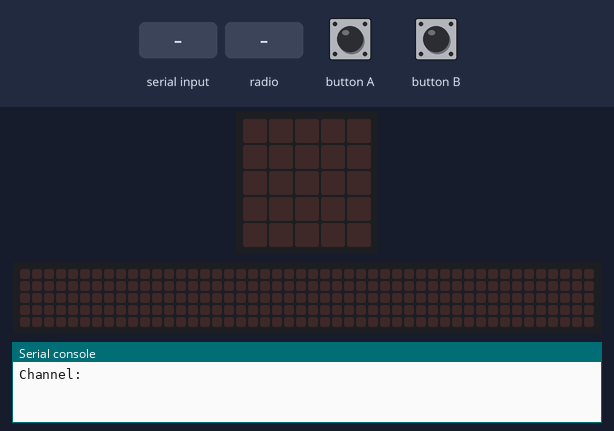
Bench run of a program on a simulated BBC micro:bit running MicroPython. Parts: the board's 5×5 LED display, a strip that is not on the board, showing the scrolling text unrolled, the last lines printed to the serial console. The test bench sets the inputs (shaded band). The 48×5 strip is a reading aid, not a part: it shows the text the display is scrolling, unrolled, one strip-width of it at a time.

Above: at 1.2 s.
1.3 s: "5" typed at the serial console, then Enter
At 2.3 s:
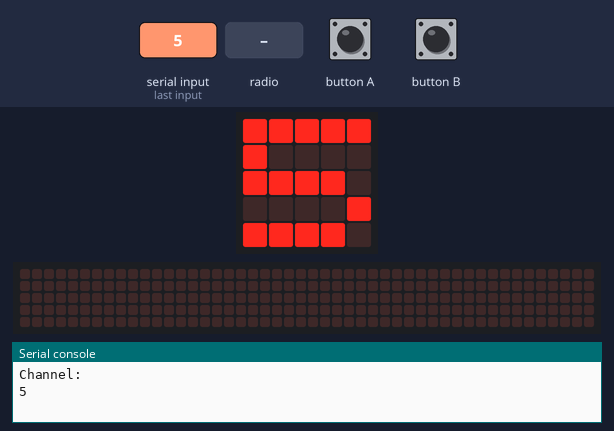
2.8 s: radio message "1" arrives
At 2.87 s:
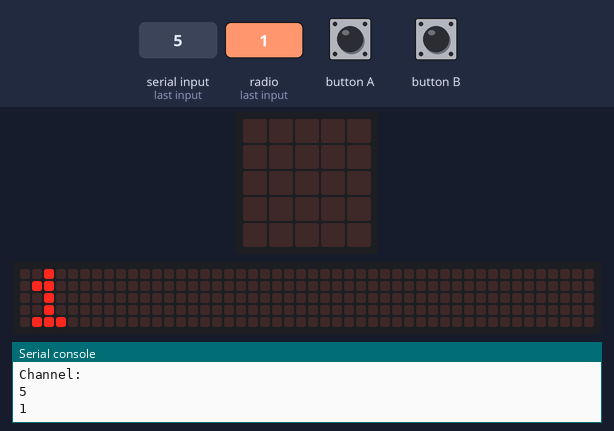
Timing chart, 0 to 5.8 s (numbered marks = the images above; inputs shaded):
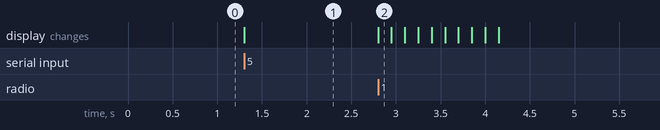

Measured:
- after the input at 1.3 s, the display: changes at once (image 1)
- after the input at 2.8 s, the display: changes at once (image 2)

The program:

Chat-main.py
```python
import radio, music
from microbit import *

def channelSelect():
    while True:
            try:
                channel = int(input('Channel: '))
                if 0 <= channel <= 83:
                    break
                else:
                    print("Channel must be between 0 and 83.")
                    display.show('E')
            except ValueError:
                print("Invalid channel.")
                display.show('E')

    radio.config(channel=channel, power=7)
    display.show(channel)

radio.on()

channelSelect()

while True:
    if button_a.is_pressed():
        message = input("#")
        radio.send(message)

    if button_b.is_pressed():
        channelSelect()

    received = radio.receive()
    if received:
        music.BA_DING
        print(received)
        display.scroll(received)
```
